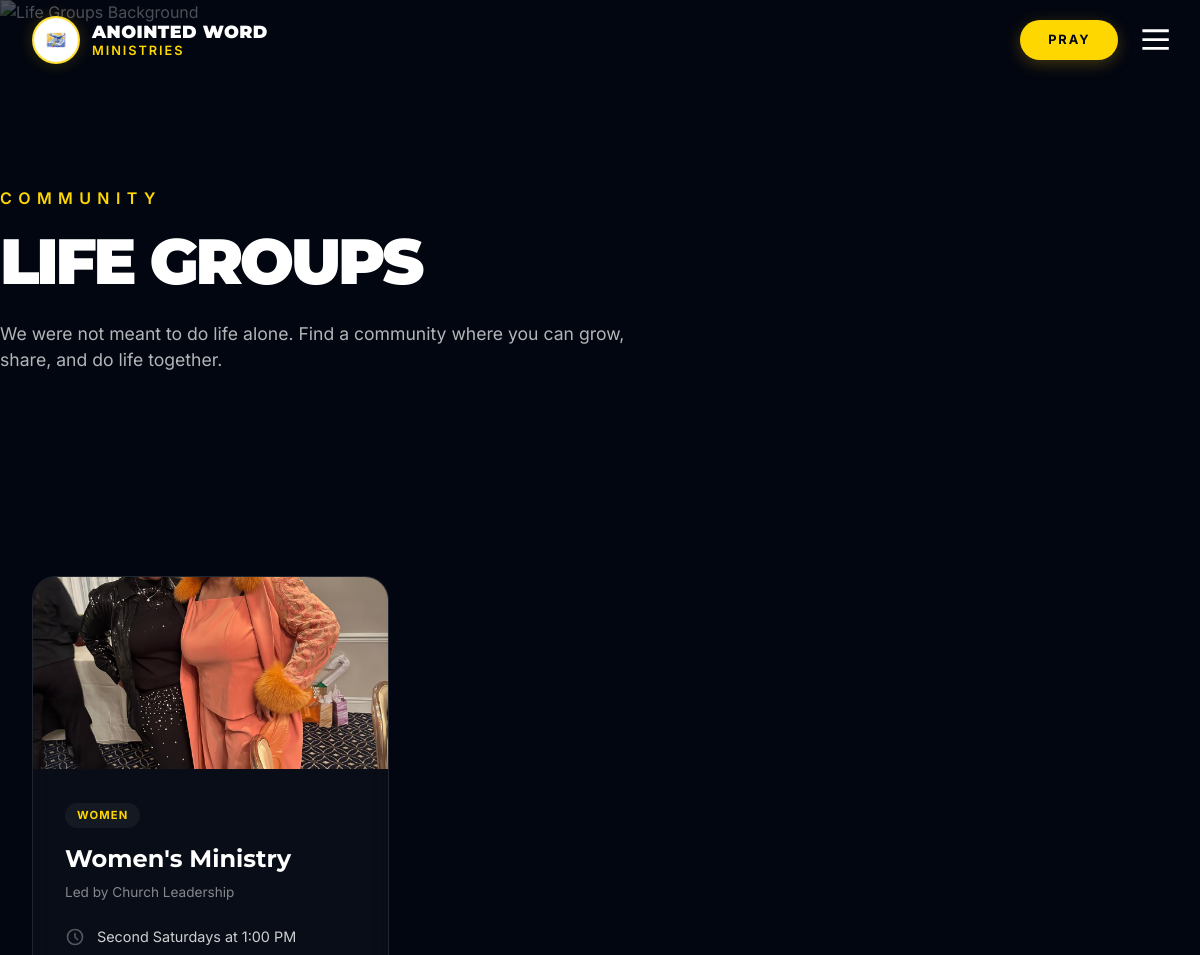
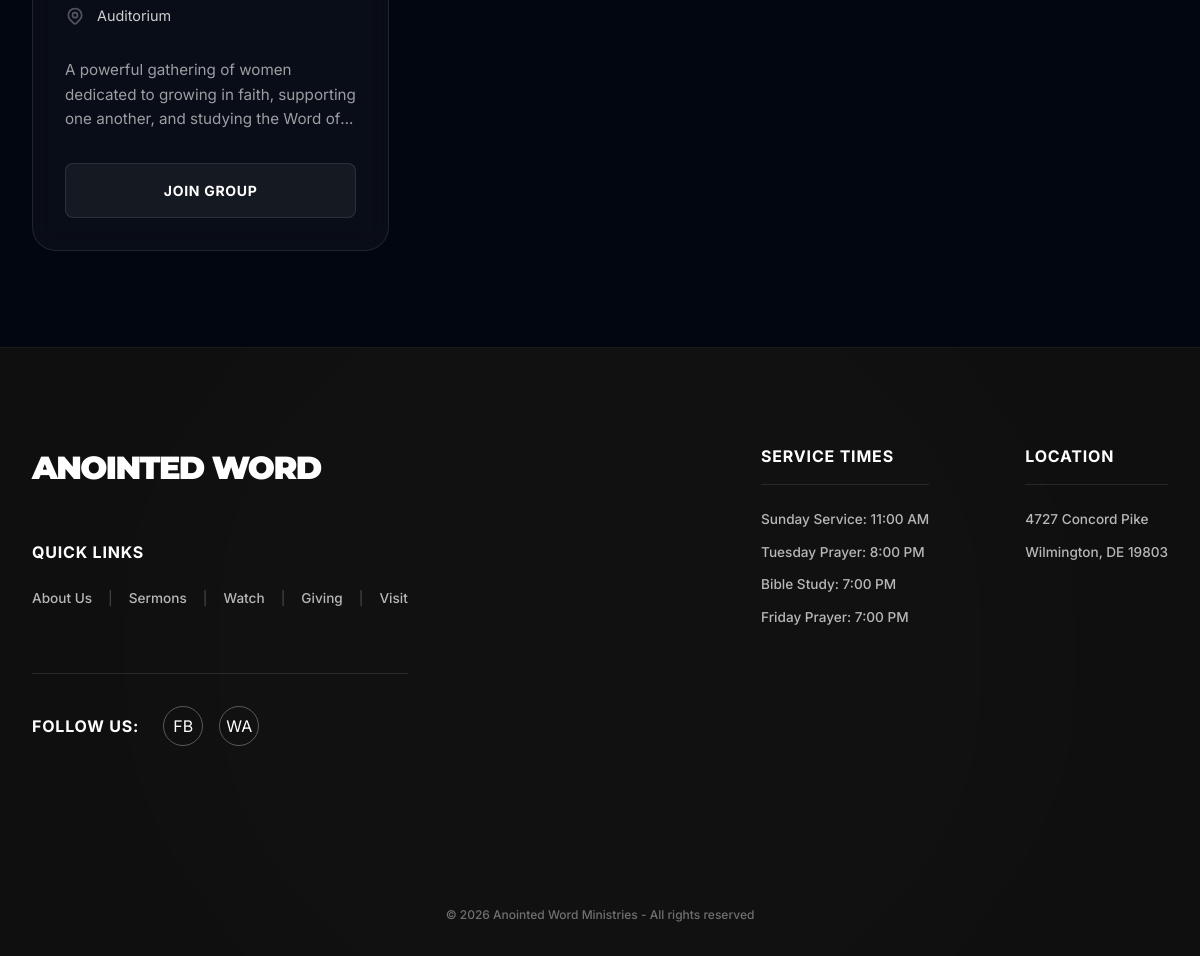
Screenshot of /groups with the database file from the repository (2 pictures, top to bottom).
### tables this page shows
CREATE TABLE groups (
            id INTEGER PRIMARY KEY AUTOINCREMENT,
            slug TEXT UNIQUE NOT NULL,
            name TEXT NOT NULL,
            category TEXT,
            type TEXT,
            leader TEXT,
            day TEXT,
            time TEXT,
            location TEXT,
            image TEXT,
            description TEXT
        );

### views/pages/groups.php (the view, shortened to what this page needs)
<?php
$pdo = getDbConnection();
$groups = $pdo->query("SELECT * FROM groups ORDER BY category ASC, name ASC")->fetchAll();
?>
<div class="min-h-screen">
    <section class="relative h-[50vh] md:h-[60vh] min-h-[25rem] md:min-h-[30rem] flex items-center justify-start overflow-hidden bg-primary-950">
        <div class="absolute inset-0 z-0">
            <img src="https://images.unsplash.com/photo-1511895426328-dc8714191300?w=1920&q=80" alt="Life Groups Background" class="object-cover object-center w-full h-full opacity-30">
            <div class="absolute inset-0 bg-gradient-to-t from-primary-950 via-primary-950/80 to-transparent"></div>
            <div class="absolute inset-0 bg-gradient-to-r from-primary-950 via-[rgba(6,14,42,0.5)] to-transparent"></div>
        </div>
        <div class="relative z-10 text-left px-[clamp(2rem,5vw,6rem)] max-w-[60rem] mt-[3rem] md:mt-[5rem] scroll-reveal-up opacity-0 translate-y-[2rem] transition-all duration-1000 ease-out">
            <span class="font-sans text-[1rem] tracking-[0.4em] uppercase text-accent-500 font-semibold mb-[1rem] block">Community</span>
            <h1 class="font-serif text-[clamp(2.5rem,6vw,4rem)] font-black text-white uppercase tracking-tighter leading-[1.1] mb-[1.5rem]">Life Groups</h1>
            <p class="text-[1.1rem] text-white/70 max-w-[40rem]">We were not meant to do life alone. Find a community where you can grow, share, and do life together.</p>
        </div>
    </section>
    <section class="bg-primary-950 py-[4rem] md:py-[6rem] relative min-h-[30rem]">
        <div class="container max-w-[85rem] px-[2rem] mx-auto">
            <?php if (empty($groups)): ?>
                <div class="text-center py-[2rem] md:py-[4rem] bg-white/[0.03] backdrop-blur-md border border-white/10 rounded-[1.5rem] scroll-reveal-up opacity-0 translate-y-[2rem] transition-all duration-1000 ease-out">
                    <svg class="w-16 h-16 text-white/20 mx-auto mb-[1.5rem]" fill="none" stroke="currentColor" viewBox="0 0 24 24"><path stroke-linecap="round" stroke-linejoin="round" stroke-width="1.5" d="M17 20h5v-2a3 3 0 00-5.356-1.857M17 20H7m10 0v-2c0-.656-.126-1.283-.356-1.857M7 20H2v-2a3 3 0 015.356-1.857M7 20v-2c0-.656.126-1.283.356-1.857m0 0a5.002 5.002 0 019.288 0M15 7a3 3 0 11-6 0 3 3 0 016 0zm6 3a2 2 0 11-4 0 2 2 0 014 0zM7 10a2 2 0 11-4 0 2 2 0 014 0z"></path></svg>
                    <h3 class="font-serif text-[1.5rem] font-bold text-white mb-[0.5rem]">Check Back Soon!</h3>
                    <p class="text-white/60">Our new Life Groups semester is currently being planned. Groups will appear here shortly.</p>
                </div>
            <?php else: ?>
                <div class="grid grid-cols-1 md:grid-cols-2 lg:grid-cols-3 gap-[2rem]">
                    <?php foreach ($groups as $idx => $group): ?>
                    <div class="group bg-white/[0.03] backdrop-blur-md border border-white/10 rounded-[1.5rem] overflow-hidden hover:-translate-y-2 hover:shadow-[0_1.25rem_3.125rem_rgba(0,0,0,0.3)] transition-all duration-500 ease-out scroll-reveal-up opacity-0 translate-y-[3rem]" style="transition-delay: <?= ($idx % 3) * 150 ?>ms;">
                        <?php if (!empty($group['image'])): ?>
                        <div class="h-[12rem] overflow-hidden bg-primary-900">
                            <img src="<?= htmlspecialchars($group['image']) ?>" alt="<?= htmlspecialchars($group['name']) ?>" class="object-cover object-center w-full h-full group-hover:scale-105 transition-transform duration-700">
                        </div>
                        <?php else: ?>
                        <div class="h-[8rem] bg-gradient-to-br from-primary-900 to-primary-800 flex items-center justify-center border-b border-white/10">
                            <span class="font-sans text-[2rem] font-black text-white/20 uppercase"><?= htmlspecialchars(substr($group['name'], 0, 2)) ?></span>
                        </div>
                        <?php endif; ?>
                        <div class="p-[2rem]">
                            <?php if (!empty($group['category'])): ?>
                                <span class="inline-block px-[0.75rem] py-[0.25rem] bg-white/5 text-accent-500 text-[0.7rem] font-bold uppercase tracking-widest rounded-full mb-[1rem]">
                                    <?= htmlspecialchars($group['category']) ?>
                                </span>
                            <?php endif; ?>
                            <h3 class="font-serif text-[1.5rem] font-bold text-white mb-[0.5rem] leading-tight">
                                <?= htmlspecialchars($group['name']) ?>
                            </h3>
                            <?php if (!empty($group['leader'])): ?>
                                <p class="text-white/50 text-[0.85rem] mb-[1.5rem]">Led by <?= htmlspecialchars($group['leader']) ?></p>
                            <?php endif; ?>
                            <div class="space-y-[0.75rem] mb-[2rem]">
                                <?php if (!empty($group['day']) || !empty($group['time'])): ?>
                                <div class="flex items-center gap-[0.75rem] text-white/80 text-[0.9rem]">
                                    <svg class="w-5 h-5 text-white/30" fill="none" stroke="currentColor" viewBox="0 0 24 24"><path stroke-linecap="round" stroke-linejoin="round" stroke-width="2" d="M12 8v4l3 3m6-3a9 9 0 11-18 0 9 9 0 0118 0z"></path></svg>
                                    <span><?= htmlspecialchars($group['day']) ?>s at <?= htmlspecialchars($group['time']) ?></span>
                                </div>
                                <?php endif; ?>
                                <?php if (!empty($group['location'])): ?>
                                <div class="flex items-center gap-[0.75rem] text-white/80 text-[0.9rem]">
                                    <span><?= htmlspecialchars($group['location']) ?></span>
                                </div>
                                <?php endif; ?>
                            </div>
                            <p class="text-white/60 text-[0.95rem] leading-[1.6] line-clamp-3 mb-[2rem]">
                                <?= htmlspecialchars($group['description'] ?? 'Join this life group to grow together in community.') ?>
                            </p>
                            <a href="/connect?group=<?= urlencode($group['slug']) ?>" class="block text-center px-[1.5rem] py-[1rem] bg-white/5 border border-white/10 hover:bg-white hover:text-primary-950 hover:border-white text-white rounded-[0.5rem] text-[0.875rem] font-bold uppercase tracking-wider transition-colors duration-300">
                                Join Group
                            </a>
                        </div>
                    </div>
                    <?php endforeach; ?>
                </div>
            <?php endif; ?>
        </div>
    </section>
</div>

### rows the page displays
groups: image (picture), category "WOMEN", name "Women's Ministry", leader "Church Leadership", day "Second Saturday", time "1:00 PM", location "Auditorium", description "A powerful gathering of women dedicated to growing in faith, supporting one another, and studying the Word…"

### other values shown
$service['shortName'] "Sunday Service"
$service['time'] "11:00 AM"
$service['shortName'] "Tuesday Prayer"
$service['time'] "8:00 PM"
$service['shortName'] "Bible Study"
$service['time'] "7:00 PM"
$service['shortName'] "Friday Prayer"
